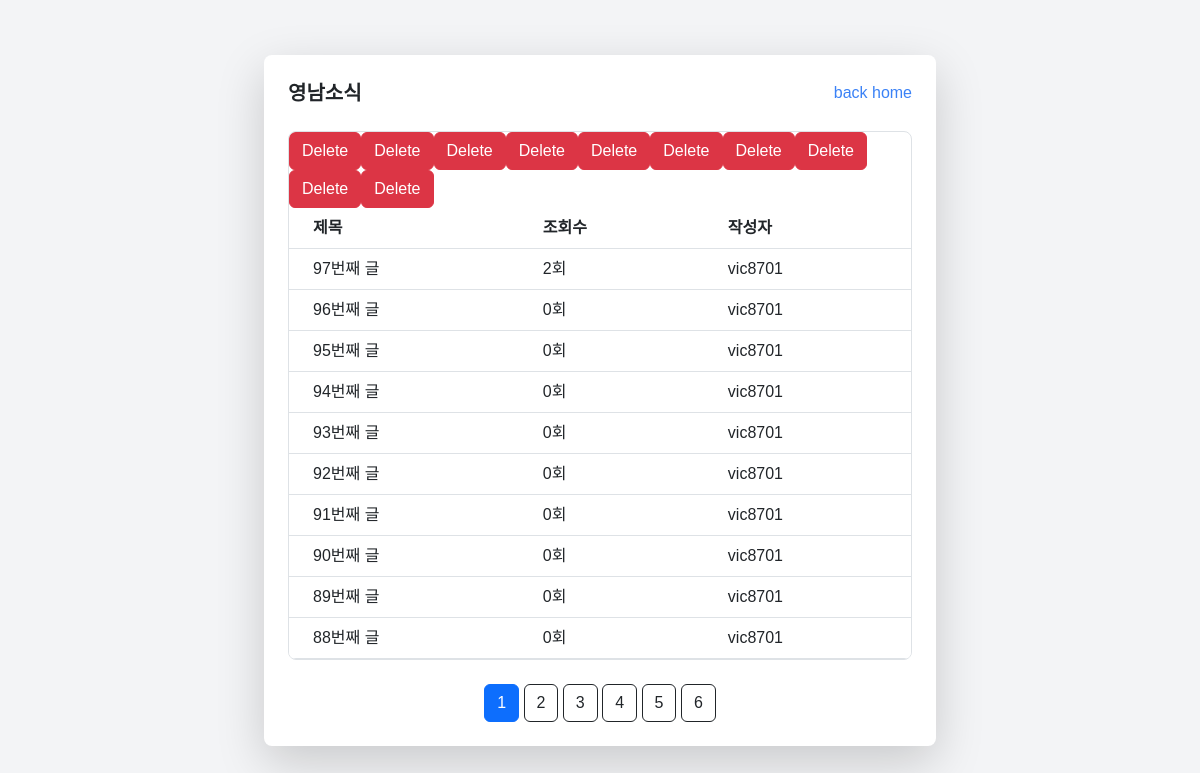
Before: /notice (signed in) with the older database file.
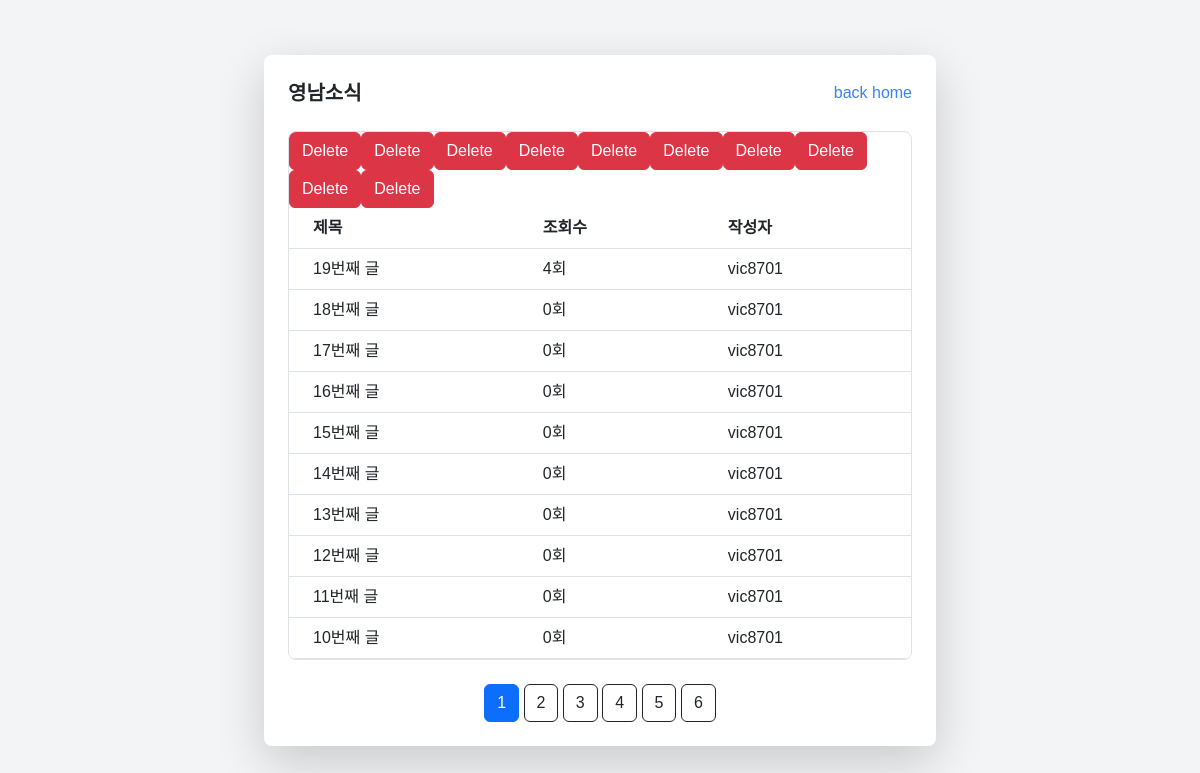
After: the same page with the newer database file.
### tables this page shows
CREATE TABLE notice
                        (id INTEGER PRIMARY KEY AUTOINCREMENT, title text, content text, date text, writerid text, views integer);

### web.py (the view)
@app.route('/notice')
def notice_page():
    page = request.args.get('page')
    if page is None:
        page = 1
    else:
        page = int(page)
    all_notices = module_db.get_all_notices()
    notices = all_notices[(page-1)*10:page*10]
    o_lenpage = int(len(all_notices) / 10 + 1)
    lenpage = range(1, o_lenpage+1)
    if o_lenpage > 6:
        if page < 4:
            r_lenpage = lenpage[:6]
        else:
            r_lenpage = lenpage[int(page)-3:int(page)+3]
    else:
        r_lenpage = lenpage
    print(lenpage)
    if module_db.check_admin(session.get('id')):
        return render_template('notice.html', notices=notices, lenpage=r_lenpage, page=page, admin=True)
    else:
        return render_template('notice.html', notices=notices, lenpage=r_lenpage, page=page, admin=False)

### db/module_db.py (called while the page is built)
def check_admin(id):
    conn = sqlite3.connect(db_path)
    cursor = conn.cursor()
    cursor.execute("SELECT * FROM user WHERE id=?", (id,))
    result = cursor.fetchone()
    conn.close()
    if result[5] == 1:
        return True
    else:
        return False

def get_all_notices():
    con = sqlite3.connect(db_path)
    cur = con.cursor()
    cur.execute("SELECT * FROM notice ORDER BY id DESC")
    result = cur.fetchall()
    con.close()
    return result

### templates/notice.html (shortened to what this page needs)
<!DOCTYPE html>
<html lang="en">
<head>
    <script src="https://cdn.tailwindcss.com"></script>
    <link href="https://cdn.jsdelivr.net/npm/bootstrap@5.3.3/dist/css/bootstrap.min.css" rel="stylesheet">
</head>
<body class="bg-gray-100 flex items-center justify-center min-h-screen">
    <div class="bg-white shadow-lg rounded-lg p-6 w-full max-w-2xl">
        <div class="flex justify-between items-center mb-4">
            <h1 class="text-xl font-bold">영남소식</h1>
            <a href="/" class="text-blue-500 hover:underline">back home</a>
        </div>
        <div class="border rounded-lg overflow-hidden">
            <table class="min-w-full bg-white">
                <thead>
                    <tr>
                        <th class="py-2 px-4 border-b">제목</th>
                        <th class="py-2 px-4 border-b">조회수</th>
                        <th class="py-2 px-4 border-b">작성자</th>
                    </tr>
                </thead>
                <tbody>
                    {% for data in notices %}
                    <tr>
                        <td class="py-2 px-4 border-b"><a href="{{ url_for('notice_detail', id=data[0]) }}">{{ data[1] }}</a></td>
                        <td class="py-2 px-4 border-b">{{ data[-1] }}회</td>
                        <td class="py-2 px-4 border-b">{{ data[-2] }}</td>
                        {% if admin %}
                        <a href="{{ url_for('notice_delete', id=data[0]) }}" class="btn btn-danger">Delete</a>
                        {% endif %}
                    </tr>
                    {% endfor %}
                </tbody>
            </table>
        </div>
        <br />
        <div class='atag'>
            {% for i in lenpage %}
            {% if i == page %}
            <a href="/notice?page={{ i }}" class="btn btn-primary">{{ i }}</a>
            {% else %}
            <a href="/notice?page={{ i }}" class="btn btn-outline-dark">{{ i }}</a>
            {% endif %}
            {% endfor %}
        </div>
    </div>
</body>
</html>

### templates/notice.html (style rules this page uses)
body { font-family: 'Noto Sans KR', sans-serif; }
.atag { text-align: center; }

Changed rows visible on the page:
removed notice: title "97번째 글", views "2", writerid "vic8701"
removed notice: title "96번째 글", views "0", writerid "vic8701"
removed notice: title "95번째 글", views "0", writerid "vic8701"
removed notice: title "94번째 글", views "0", writerid "vic8701"
removed notice: title "93번째 글", views "0", writerid "vic8701"
removed notice: title "92번째 글", views "0", writerid "vic8701"
removed notice: title "91번째 글", views "0", writerid "vic8701"
removed notice: title "90번째 글", views "0", writerid "vic8701"
removed notice: title "89번째 글", views "0", writerid "vic8701"
removed notice: title "88번째 글", views "0", writerid "vic8701"
added notice: title "19번째 글", views "4", writerid "vic8701"
added notice: title "18번째 글", views "0", writerid "vic8701"
added notice: title "17번째 글", views "0", writerid "vic8701"
added notice: title "16번째 글", views "0", writerid "vic8701"
added notice: title "15번째 글", views "0", writerid "vic8701"
added notice: title "14번째 글", views "0", writerid "vic8701"
added notice: title "13번째 글", views "0", writerid "vic8701"
added notice: title "12번째 글", views "0", writerid "vic8701"
added notice: title "11번째 글", views "0", writerid "vic8701"
added notice: title "10번째 글", views "0", writerid "vic8701"
